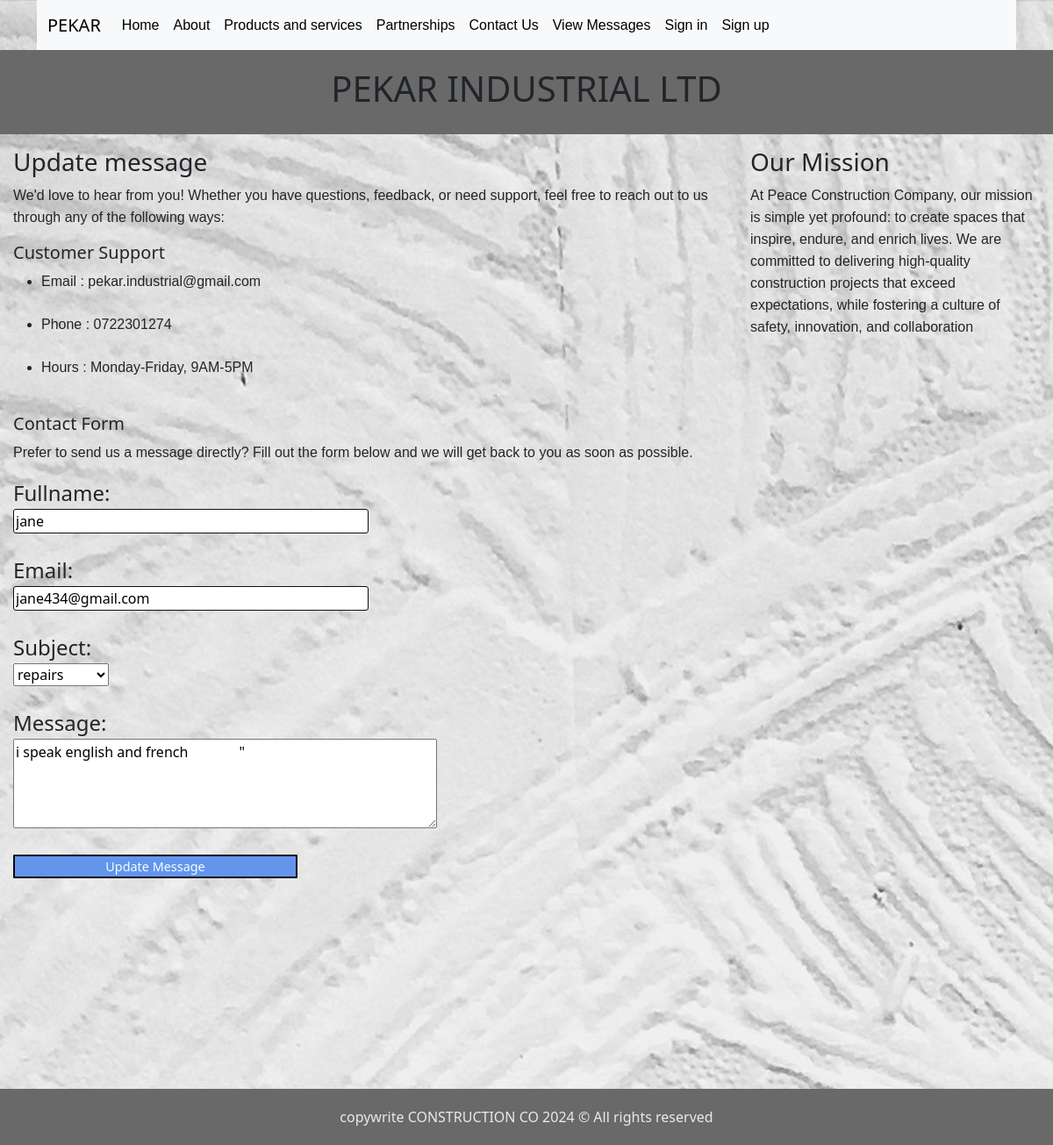
/edit_msg.php?messageId=5, run on the app's committed database.
### tables this page shows
CREATE TABLE `messages` (
  `messageId` tinyint(1) NOT NULL,
  `sender_name` varchar(30) DEFAULT NULL,
  `sender_email` varchar(50) DEFAULT NULL,
  `subject_line` text DEFAULT NULL,
  `text_message` text DEFAULT NULL,
  `datecreated` datetime DEFAULT current_timestamp(),
  `dateupdated` datetime DEFAULT current_timestamp() ON UPDATE current_timestamp()
);

### edit_msg.php (the view, shortened to what this page needs)
<!DOCTYPE html>
<html lang="en">
<head>
    <link rel="stylesheet" href="css.css/style.css">
    <link href="https://cdn.jsdelivr.net/npm/bootstrap@5.3.3/dist/css/bootstrap.min.css" rel="stylesheet">
</head>
<body background="image/pexels-hngstrm-1939485.jpg" style="background-color:beige; ">
    <?php
    require_once ("includes/db_connect.php");
    include_once ("templates/nav.php");
    include_once ("templates/header.php");
    $messageId=$_GET["messageId"];
    $spot_msg = "SELECT * FROM `messages` WHERE messageId = '$messageId' LIMIT 1";
    $spot_msg_res = $conn->query($spot_msg);
    $spot_msg_row = $spot_msg_res->fetch_assoc();
    ?>
    <div class="row:after">
        <div class="content">
            <h3>Update message</h3>
            <p>We'd love to hear from you! Whether you have questions, feedback, or need support, feel free to reach out to us through any of the following ways:</p>
            <h5>Customer Support</h5>
            <ul >
                <li>Email : pekar.industrial@gmail.com </li><br>
                <li>Phone : 0722301274</li><br>
                <li>Hours : Monday-Friday, 9AM-5PM</li><br>
            </ul>
            <h5>Contact Form</h5>
            <p>Prefer to send us a message directly? Fill out the form below and we will get back to you as soon as possible.</p>
            <form action="<?php print htmlspecialchars($_SERVER["PHP_SELF"]); ?>" method="post" class="contacts_form label">
                <label for="fn">Fullname:</label><br>
                <input type="text" id="fn"
                placeholder="Fullname" name="fullname" required value="<?php print $spot_msg_row["sender_name"];?>"><br><br>
                <label for="em">Email:</label><br>
                <input type="email" id="em"
                placeholder="Email" name="email" required value="<?php print $spot_msg_row["sender_email"];?>"><br><br>
                <label for="sl">Subject:</label> <br>
                <select name="Subject_Line" id="sl">
                <option value="<?php print $spot_msg_row["sender_name"];?>"><?php print $spot_msg_row["subject_line"];?></option>
                </select> <br> <br>
                <label for="msg">Message:</label><br>
                <textarea id="msg"
                placeholder="Enter your message here" name="message" rows="4" cols="50" required><?php print $spot_msg_row["text_message"];?>"
                </textarea><br><br>
                <input type="submit" name="update_message" value="Update Message">
            </form>
        </div>
        <?php include_once ("templates/sidebar.php"); ?>
    </div>
    <div class="footer" style="margin-block-start: 800px;">
        copywrite CONSTRUCTION CO 2024 &copy; All rights reserved
    </div>
</body>
</html>

### css.css/structureStyle.css (style rules this page uses)
body { margin: 0; background-image: img width="40%" src="image/Free Vector _ Isolated construction site with workers.jpeg" alt=""; }
* { box-sizing: border-box; }
.footer { background-color: dimgrey; padding: 20px; text-align: center; color: rgb(233, 233, 233); }
.content { float: left; width: 70%; padding: 15px; }

### css.css/formStyle.css (style rules this page uses)
input[type=text],[type=email] { width: 50%; padding: 100px,50px; font-size: 1.0em; border-radius: 3px; border: 1px solid #101010; }
input[type=submit] { width: 40%; padding: 12px,16px; font-size: 0.9em; border-radius: 1px; border: 2px solid #0b0a0a; background-color:cornflowerblue; color: azure; box-sizing: border-box; }
.contacts_form label { font-size: 1.5rem; }

### data on the page
messages: fullname "jane", email "jane434@gmail.com", Subject_Line "repairs", message "i speak english and french \""
